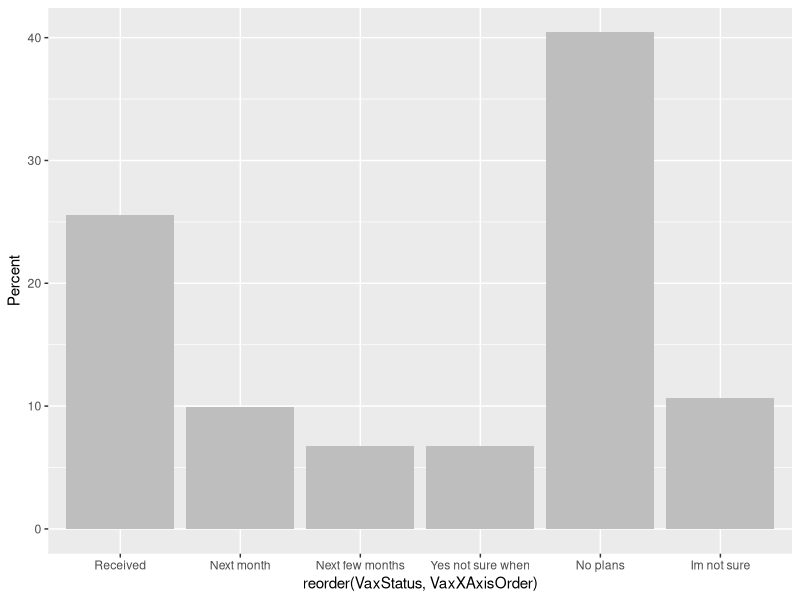
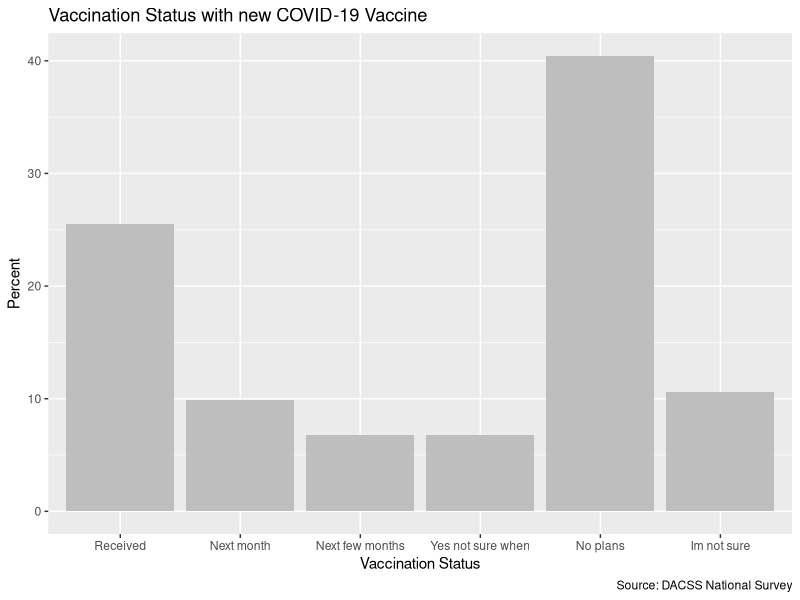
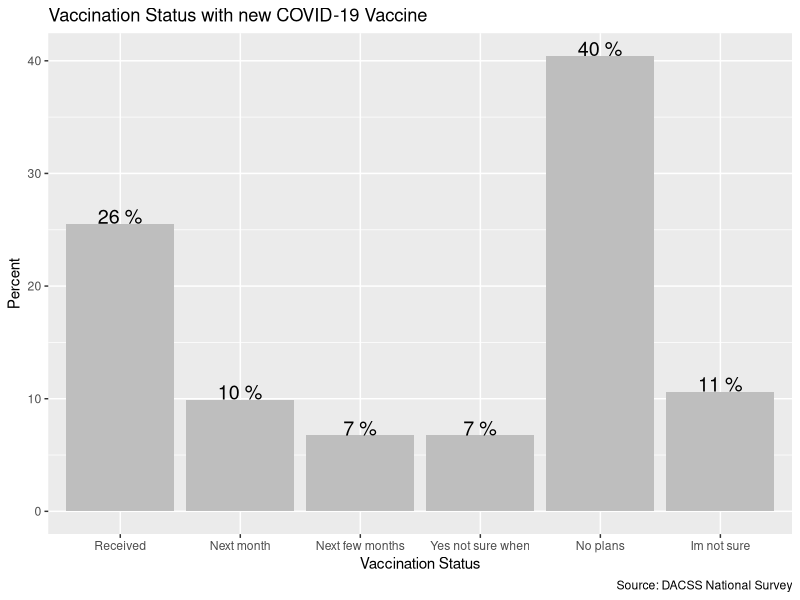
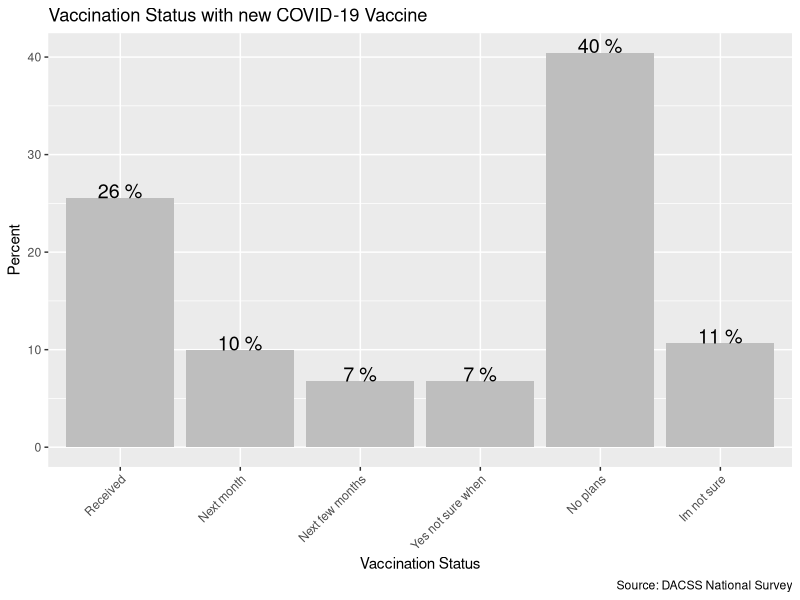
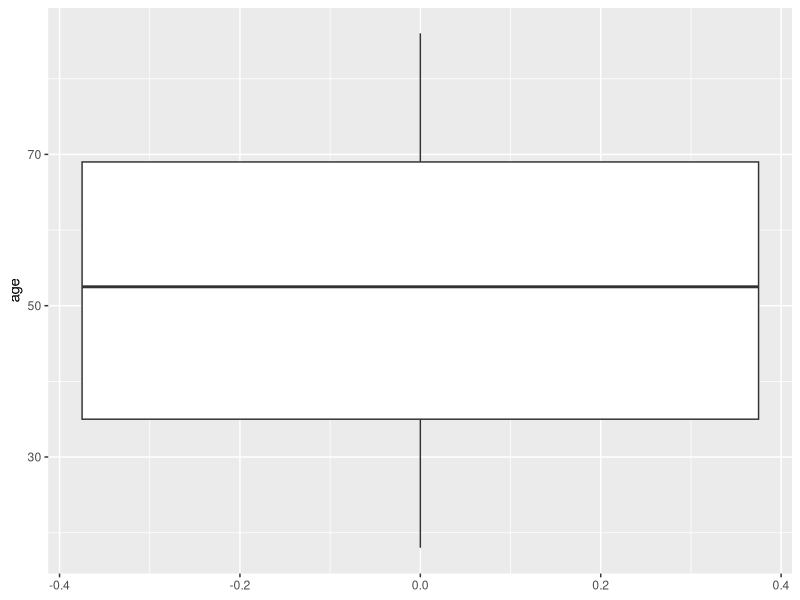
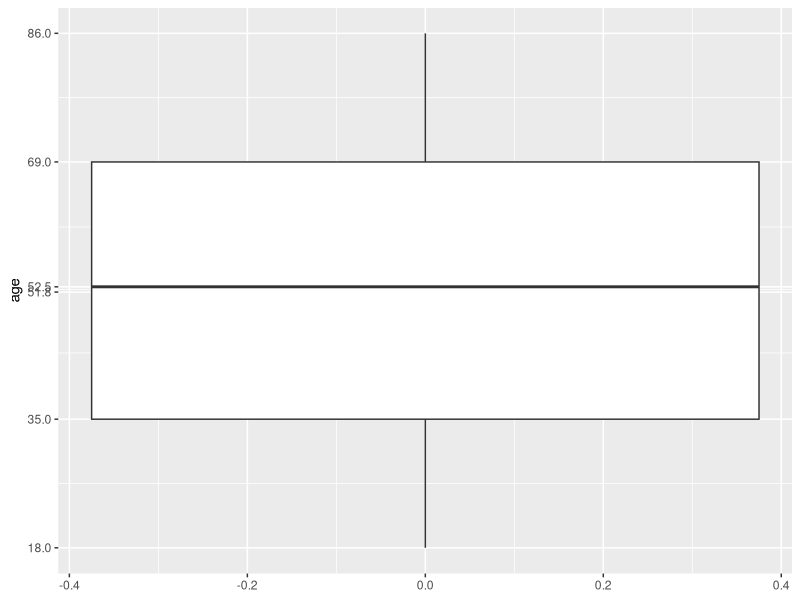
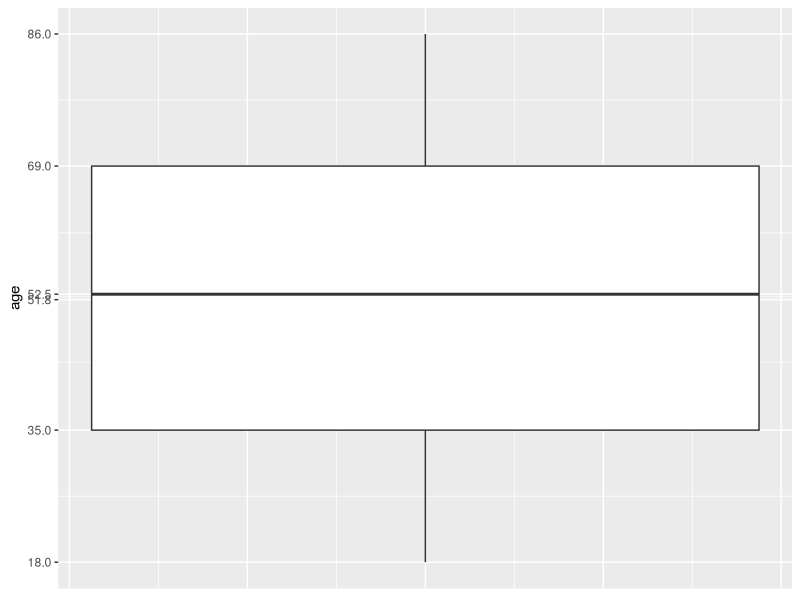
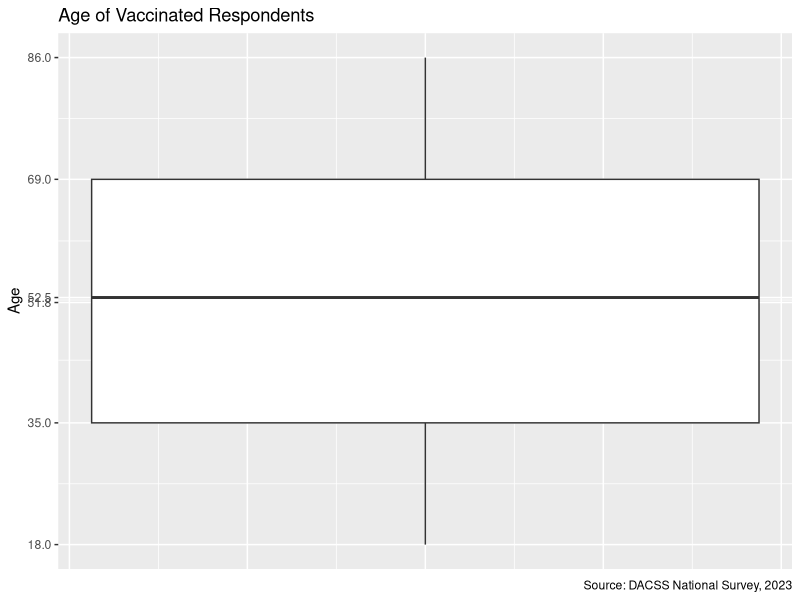

R code for these plots, in order: (Note: this script raises an error after producing the figures.)

# clean memory ------------------------------------------------------------
rm(list = ls())
library(ggplot2)

# read in data ------------------------------------------------------------
#set working directory

mydata = read.csv("Survey.csv")


# see data ----------------------------------------------------------


head(mydata)


# see data types ----------------------------------------------------------

str(mydata)
summary(mydata)



# deliverable 1 ----------------------------------------------------------
library(ggplot2)

#summary table vax status and proportion table
absoluteVax <- table(mydata$NewVaxstatus,
                     exclude = 'nothing')
propVax=prop.table(absoluteVax)*100                     

absoluteVax 
propVax



#making data frame for graph
(VaxtableFreq=as.data.frame(absoluteVax))
names(VaxtableFreq)=c("VaxStatus","Count")
VaxtableFreq
VaxtableFreq$Percent=as.vector(propVax)
VaxtableFreq

#adding an order to the columns
VaxXAxisOrder <- c(6, 3, 2, 5, 1, 4)
VaxtableFreq$VaxXAxisOrder=as.vector(VaxXAxisOrder)

VaxtableFreq

#base GGPLOT2 starts with a "base", telling WHAT VARIABLES TO PLOT
vaxbase = ggplot(data = VaxtableFreq, 
             aes(x = reorder(VaxStatus, VaxXAxisOrder), # horizontal
                 y = Percent)) #vertical

vaxplot1 = vaxbase + geom_bar(fill ="gray",
                        stat = 'identity') # notice the "stat"
vaxplot1

titleText='Vaccination Status with new COVID-19 Vaccine'
sub_titleText='Fall 2023'
sourceText='Source: DACSS National Survey'

x.AxisText="Vaccination Status"
y.AxisText="Percent"

vaxplot2 = vaxplot1 + labs(title=titleText,
                     x =x.AxisText, 
                     y = y.AxisText,
                     caption = sourceText) 
vaxplot2

#adding %s on labels
#vaxplot3 = vaxplot2 + scale_y_continuous(breaks=c(0,10, 20, 30, 40),
                                   #limits = c(0, 40), 
                                   #labels=unit_format(suffix = '%')) #####Not working
#vaxplot3

#adding in percentage labels
VAXLABELS=paste(round(VaxtableFreq$Percent,0),'%')

vaxplot3 = vaxplot2 + geom_text(vjust=0, #hjust if flipping
                          size = 5,
                          aes(y = Percent ,
                              label = VAXLABELS))
vaxplot3

#Tilting X axis names so that they fit 
vaxplot4 <- vaxplot3 + theme(axis.text.x = element_text(angle = 45, hjust = 1))
vaxplot4

#####Having trouble shifting labels######
#vaxplot5 <- vaxplot4 + geom_text(data = subset(vaxbase, VaxStatus == 4), aes(label = VAXLABELS),
          #position = position_dodge(width = 0.8), vjust = -0.6, size = 5)

# save vaxplot4 ----------------------------------------------------------
saveRDS(vaxplot4, file = "vaxplot4.rds")


# deliverable 2 ----------------------------------------------------------
#Boxplot or Histogram of age of vaccinated respondents 

head(mydata$NewVaxstatus)

library(dplyr)

#Filtering dataset to only vaccinated respondents
VaxedData <- filter(mydata, NewVaxstatus == "Received")

#basic boxplot
baseAge= ggplot(VaxedData,aes(y = age))  #var to plot in 'y' 
BoxplotAge <- baseAge + geom_boxplot()
BoxplotAge

#Getting boxplot labels
(statVals=summary(VaxedData$age,digits = 3)[1:6])

#adding boxplot labels
statVals=statVals%>%as.vector() 
baseVaxedAge= ggplot(VaxedData,aes(y = age))  
b1= baseVaxedAge + geom_boxplot() 
b1=b1+ scale_y_continuous(breaks = statVals) #custom breaks
b1

#Removing X Axis labels
b1_annot_noX = b1 + 
  theme(axis.text.x = element_blank(),
        axis.ticks.x = element_blank(),
        axis.title.x = element_blank())
b1_annot_noX

#Re-doing Y Axis label and adding other labels
y.AxisTextAge="Age"

VaxtitleText='Age of Vaccinated Respondents'
sub_titleText='Fall 2023'
sourceText='Source: DACSS National Survey, 2023'

VaxAgeBoxPlot = b1_annot_noX + labs(title=VaxtitleText,
                           y = y.AxisTextAge,
                           caption = sourceText) 

VaxAgeBoxPlot

#Tilting Y Axis labels so they fit

VaxAgeBoxPlot <- VaxAgeBoxPlot + theme(axis.text.y = element_text(angle = 45, hjust = 1))
VaxAgeBoxPlot


#Look into making boxplot of age of unvaccinated people
######################Age Histogram#########################
barWIDTH=15
library(ggplot2)
AgeHistbase= ggplot(VaxedData)  
h1= AgeHistbase + geom_histogram(aes(x = age),
                          binwidth = barWIDTH,
                          color = "#000000",
                            fill= "gray45") 
h1=h1 + labs(y="count")
h1

histy.AxisTextAge="Count of Vaccinated Respondents"
histx.AxisTextAge="Age"

VaxAgeHist = h1 + labs(title=VaxtitleText,
                                    x = histx.AxisTextAge, 
                       y = histy.AxisTextAge,
                                    caption = sourceText) 
VaxAgeHist

VaxAgeHist = VaxAgeHist + theme_minimal()

VaxAgeHist


#Adding in mean line and label
mn=mean(VaxedData$age,na.rm = T)
txtMean=paste0('Mean Age: ',round(mn))
txtMean

VaxAgeHist <- VaxAgeHist + geom_vline(xintercept = mn,color='red') + 
  annotate(geom = 'text',color='red',
           label=txtMean, # mean as text
           y = 19,
           x=mn+10,
           angle=0) 
VaxAgeHist



# save del2Draft ----------------------------------------------------------
saveRDS(VaxAgeHist, file = "VaxAgeHistFinal.rds")
saveRDS(VaxAgeBoxPlot, file = "VaxAgeBoxPlot.rds")

# deliverable 3 Bivariate ----------------------------------------------------------
(VaxedByPolitics = table(mydata$SimpleVaxStatus,mydata$SimplePolitical))
library(magrittr) # for %>%
(VaxedByPoliticsProp = prop.table(VaxedByPolitics,
                            margin = 2)%>%round(.,3))

VaxedByPoliticsDF = as.data.frame(VaxedByPolitics)

VaxedByPoliticsDF
names(VaxedByPoliticsDF)=c("VaxStatus","PoliticalAffiliation","counts")
VaxedByPoliticsDF$pctCol=as.data.frame(VaxedByPoliticsProp)[,3]
VaxedByPoliticsDF

library(ggplot2)
ggplot(data=VaxedByPoliticsDF, 
       aes(x=PoliticalAffiliation, y=counts)) + geom_bar(stat="identity")

base1=ggplot(data=VaxedByPoliticsDF,
             aes(x=PoliticalAffiliation, y=counts,
                 fill=VaxStatus)) # fill brings a legend
base1
barDodge1= base1 +  geom_bar(stat="identity",
                             position ='dodge') 
barDodge1 

#####Getting NA for Received even though relabeled in Excel, all should have labels#####
#VaxedByPoliticsDF$VaxStatus2 <- factor(VaxedByPoliticsDF$VaxStatus, levels=c('Received', 'Planning to', 'No plans', 'Im not sure'))
#VaxedByPoliticsDF$VaxStatus2

#Reordering X axis

#PolAxisOrder <- c(3, 1, 2, 4)
#VaxedByPoliticsDF$PolAxisOrder=as.vector(PolAxisOrder)
#VaxedByPoliticsDF

    
#making new base
base2=ggplot(data=VaxedByPoliticsDF,
             aes(x= PoliticalAffiliation,
                 y=pctCol, # % not counts
                 fill=VaxStatus)) + theme_minimal()
barDodge2= base2 +  geom_bar(stat="identity",
                             position ='dodge') 

barDodge2 + labs(title = "Politics and Vaccination Plans",
                 subtitle = "COVID-19 Vaccination Status by Political Affiliation",
                 x="",
                 y="Share of population",
                 fill="New COVID-19 Vaccination Plans",
                 caption = "Source: DACSS National Survey, 2023")

#####Stacked Bar Chart#####


barStacked2 = base2 + geom_bar(stat = "identity",
                               position = 'stack')#default
barStacked2

library(scales)
barStacked2= barStacked2 + geom_text(size = 5,# check below:
                                     position = position_stack(vjust = 0.5),# center
                                     aes(label=percent(pctCol,accuracy = 0.1)))# percent format

barStacked2 = barStacked2 + scale_y_continuous(labels = scales::percent)

barStacked2

barStacked2 = barStacked2 + theme_minimal() +
  labs(title = "Politics and Vaccination Plans",
       subtitle = "New COVID-19 Vaccination Status by Political Affiliation",
       x="",
       y="",
       fill='Political Affiliation',
       caption = "Source: DACSS National Survey, 2023") +
  theme(axis.text.y =element_blank())

barStacked2
#####Attempting reorder of variables#####
#####Doesnt seem to like 'reorder'#####

VaxedByPoliticsDF
base3=ggplot(data=VaxedByPoliticsDF, 
             aes(x=PoliticalAffiliation, y=pctCol,
                 fill=reorder(PoliticalAffiliation,pctCol))) 

barStacked3 = base3 + geom_bar(stat = "identity",
                               position = 'stack')

barStacked3= barStacked3 + geom_text(size = 5,
                                     position = position_stack(vjust = 0.5),
                                     aes(label=percent(pctCol,accuracy = 0.1)))

barStacked3

# save del3Draft ----------------------------------------------------------
saveRDS(barStacked3, file = "StackedBarFail.rds")
saveRDS(barStacked2, file = "StackedBarNoOrder.rds")


# deliverable 4  ----------------------------------------------------------

library(sf)
county_map=sf::read_sf("WA_County_Boundaries.geojson")
head(county_map)
head(mydata)

# merge data into map ----------------------------------------------------------
mydataCounty=aggregate(data=mydata,Free.Lunch~County,FUN = mean)
myMapLunch=merge(county_map,mydataCounty,by.x='JURISDIC_2',"County")

# prepare plot

base=ggplot(myMapLunch)
del4Draft=base + geom_sf(aes(fill=Free.Lunch))
del4Draft

# save del4Draft ----------------------------------------------------------
saveRDS(del4Draft, file = "del4Draft.rds")
